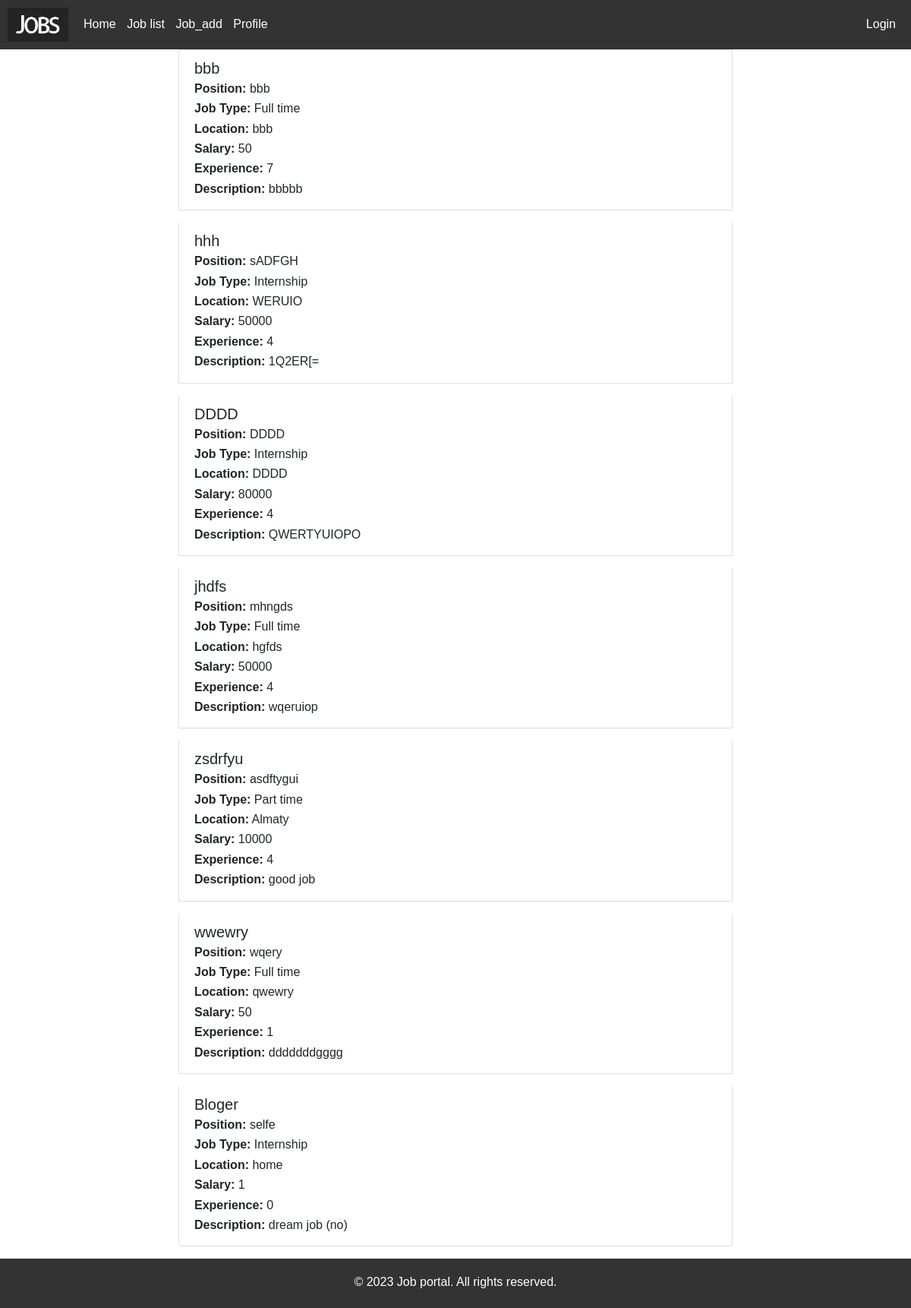
The page /search/ on the database as committed earlier.
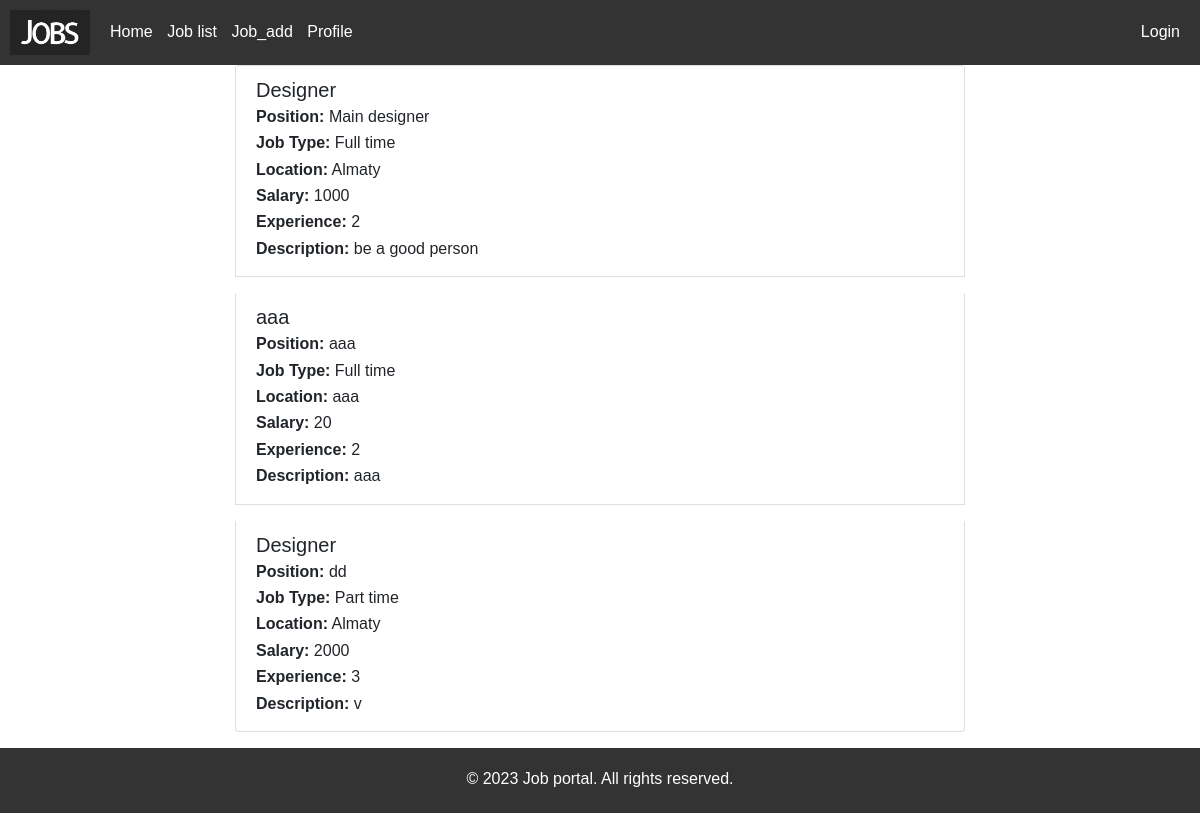
The same page on the database as committed later.
### job_portal/models.py (models this page shows, shortened)
class Job(models.Model):
    job_name = models.CharField(max_length=200, default='')
    position = models.CharField(max_length=100, default='')
    JOB_TYPE = (
        ('1', "Full time"),
        ('2', "Part time"),
        ('3', "Internship"),
    )
    job_type = models.CharField(choices=JOB_TYPE, max_length=1)
    location = models.CharField(max_length=100, default='')
    salary = models.IntegerField(null=True)
    experience = models.IntegerField(null=True)
    description = models.CharField(max_length=255, default='')

### job_portal/views.py (the view)
# urls.py: path('search/', views.search_job, name='search_job')
def search_job(request):
    search_text = request.GET.get("search", "")
    category = request.GET.get("category")
    jobs = Job.objects.all()
    if search_text and category:
        jobs = jobs.filter(
            Q(job_name__icontains=search_text) & Q(job_type=category)
        )
    elif search_text:
        jobs = jobs.filter(job_name__icontains=search_text)
    context = {
        "jobs": jobs,
    }
    return render(request, "job_portal/search_results.html", context)

### job_portal/templates/job_portal/search_results.html
{% extends 'base.html' %}
{% load static %}
{% block content %}
    <div class="container">
        <div class="row">
            <div class="col-md-8 offset-md-2">
                <div class="list-group">
                    {% if jobs %}
                        {% for job in jobs %}
                            <div class="list-group-item mb-3">
                                <h5 class="mb-1">{{ job.job_name }}</h5>
                                <p class="mb-1"><strong>Position:</strong> {{ job.position }}</p>
                                <p class="mb-1"><strong>Job Type:</strong> {{ job.get_job_type_display }}</p>
                                <p class="mb-1"><strong>Location:</strong> {{ job.location }}</p>
                                <p class="mb-1"><strong>Salary:</strong> {{ job.salary }}</p>
                                <p class="mb-1"><strong>Experience:</strong> {{ job.experience }}</p>
                                <p class="mb-1"><strong>Description:</strong> {{ job.description }}</p>
                            </div>
                        {% endfor %}
                    {% else %}
                        <p>No jobs found.</p>
                    {% endif %}
                </div>
            </div>
        </div>
    </div>
{% endblock %}

Rows that differ between the two databases and show on the page:
removed Job: job_name "hhh", position "sADFGH", job_type "Internship", location "WERUIO", salary "50000", experience "4", description "1Q2ER[="
removed Job: job_name "DDDD", position "DDDD", job_type "Internship", location "DDDD", salary "80000", experience "4", description "QWERTYUIOPO"
removed Job: job_name "jhdfs", position "mhngds", job_type "Full time", location "hgfds", salary "50000", experience "4", description "wqeruiop"
removed Job: job_name "zsdrfyu", position "asdftygui", job_type "Part time", location "Almaty", salary "10000", experience "4", description "good job"
removed Job: job_name "wwewry", position "wqery", job_type "Full time", location "qwewry", salary "50", experience "1", description "dddddddgggg"
removed Job: job_name "Bloger", position "selfe", job_type "Internship", location "home", salary "1", experience "0", description "dream job (no)"
changed Job: job_name "bbb" → "Designer"; position "bbb" → "Main designer"; location "bbb" → "Almaty"; salary "50" → "1000"; experience "7" → "2"; description "bbbbb" → "be a good person"
added Job: job_name "aaa", position "aaa", job_type "Full time", location "aaa", salary "20", experience "2", description "aaa"
added Job: job_name "Designer", position "dd", job_type "Part time", location "Almaty", salary "2000", experience "3", description "v"
